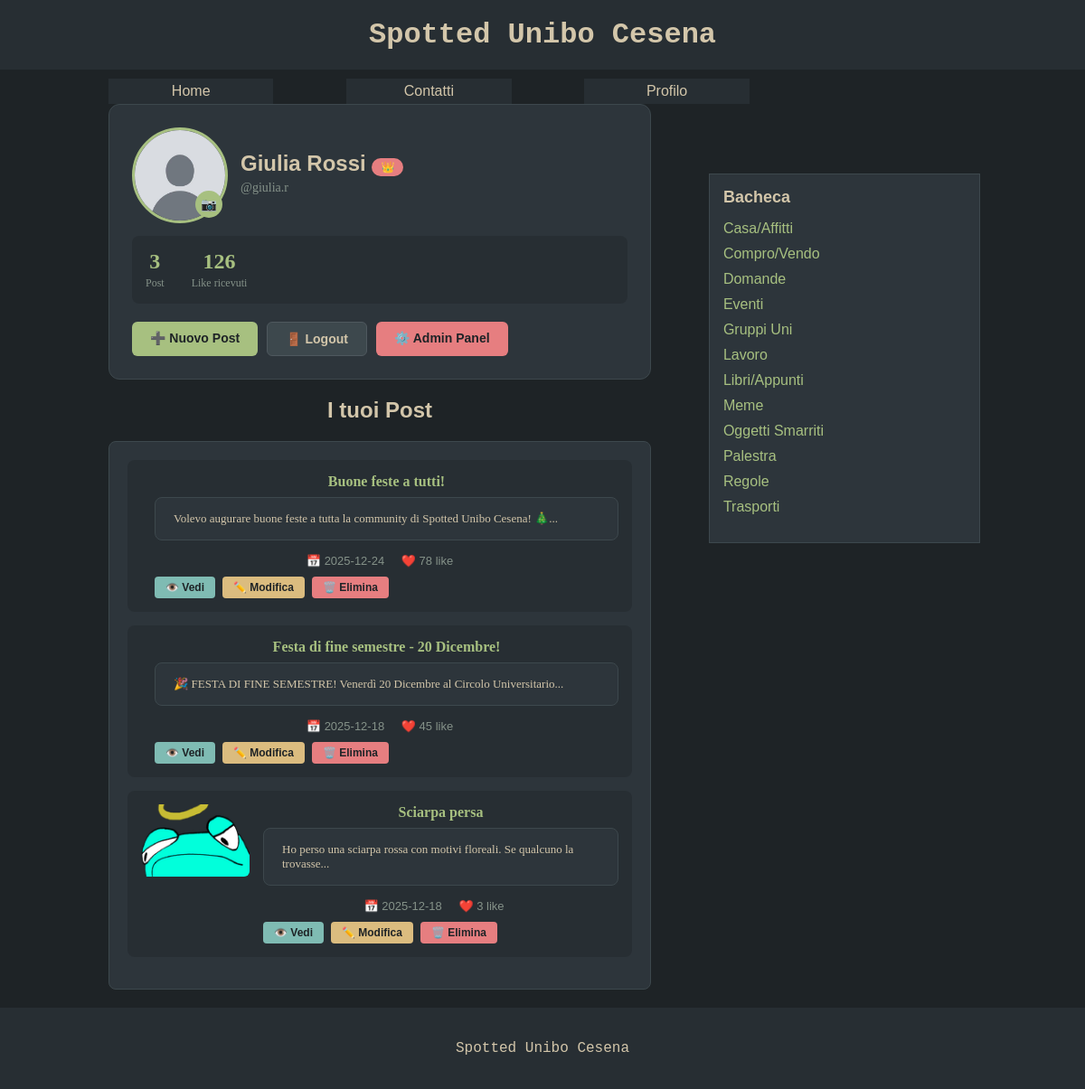
The page /profilo.php (signed in) on the database its author committed.
### tables this page shows
CREATE TABLE IF NOT EXISTS `utente` (
  `idutente` INT NOT NULL AUTO_INCREMENT,
  `username` VARCHAR(100) NOT NULL,
  `password` VARCHAR(512) NOT NULL,
  `nome` VARCHAR(45) NOT NULL,
  `attivo` TINYINT NULL DEFAULT 0,
  `amministratore` TINYINT NULL DEFAULT 0,
  `imgprofilo` VARCHAR(100) DEFAULT 'default-avatar.png',
  PRIMARY KEY (`idutente`)
);

CREATE TABLE IF NOT EXISTS `post` (
  `idpost` INT NOT NULL AUTO_INCREMENT,
  `titolopost` VARCHAR(100) NOT NULL,
  `testopost` MEDIUMTEXT NOT NULL,
  `datapost` DATE NOT NULL,
  `anteprimapost` TINYTEXT NOT NULL,
  `imgpost` VARCHAR(100) NOT NULL,
  `likes` INT NOT NULL DEFAULT 0,
  `anonimo` TINYINT NOT NULL DEFAULT 0,
  `utente` INT NOT NULL,
  PRIMARY KEY (`idpost`),
  INDEX `fk_post_utente_idx` (`utente` ASC),
  CONSTRAINT `fk_post_utente`
    FOREIGN KEY (`utente`)
    REFERENCES `utente` (`idutente`)
    ON DELETE NO ACTION
    ON UPDATE NO ACTION
);

CREATE TABLE IF NOT EXISTS `tag` (
  `idtag` INT NOT NULL AUTO_INCREMENT,
  `nometag` VARCHAR(50) NOT NULL,
  PRIMARY KEY (`idtag`),
  UNIQUE INDEX `nometag_UNIQUE` (`nometag` ASC)
);

### profilo.php (called while the page is built, shortened)
<?php
require_once 'bootstrap.php';
$viewingOther = isset($_GET["id"]) && is_numeric($_GET["id"]);
$profileUserId = $viewingOther ? intval($_GET["id"]) : (isUserLoggedIn() ? $_SESSION["idutente"] : null);
$profileUser = $dbh->getUserById($profileUserId);
$templateParams["titolo"] = "Spotted Unibo Cesena - Profilo di " . $profileUser["nome"];
$templateParams["js"] = array("js/main.js");
$isOwnProfile = isUserLoggedIn() && $_SESSION["idutente"] == $profileUserId;
$templateParams["user"] = $profileUser;
$templateParams["isOwnProfile"] = $isOwnProfile;
$templateParams["posts"] = $dbh->getPostByUserId($profileUserId);
$templateParams["postCount"] = $dbh->countUserPosts($profileUserId);
$templateParams["likesReceived"] = $dbh->countUserLikesReceived($profileUserId);
$templateParams["nome"] = "profilo.php";
require 'template/base.php';
?>

### utils/functions.php (called while the page is built, shortened)
<?php
function isUserLoggedIn(){
    return !empty($_SESSION['idutente']);
}
function isUserAdmin(){
    return !empty($_SESSION['amministratore']) && $_SESSION['amministratore'] == 1;
}
?>

### db/database.php (called while the page is built, shortened)
<?php
class DatabaseHelper{
    private $db;
    public function __construct($servername, $username, $password, $dbname, $port){
        $this->db = new mysqli($servername, $username, $password, $dbname, $port);
    }
    public function getPostByUserId($id){
        $query = "SELECT idpost, titolopost, imgpost, anteprimapost, datapost, likes, anonimo FROM post WHERE utente=? ORDER BY datapost DESC";
        $stmt = $this->db->prepare($query);
        $stmt->bind_param('i', $id);
        $stmt->execute();
        $result = $stmt->get_result();
        return $result->fetch_all(MYSQLI_ASSOC);
    }
    public function getUserById($id){
        $query = "SELECT idutente, username, nome, imgprofilo, amministratore FROM utente WHERE idutente=?";
        $stmt = $this->db->prepare($query);
        $stmt->bind_param('i', $id);
        $stmt->execute();
        $result = $stmt->get_result();
        return $result->fetch_assoc();
    }
    public function countUserPosts($idutente){
        $query = "SELECT COUNT(*) as count FROM post WHERE utente = ?";
        $stmt = $this->db->prepare($query);
        $stmt->bind_param('i', $idutente);
        $stmt->execute();
        $result = $stmt->get_result();
        $row = $result->fetch_assoc();
        return $row['count'];
    }
    public function countUserLikesReceived($idutente){
        $query = "SELECT COALESCE(SUM(likes), 0) as total FROM post WHERE utente = ?";
        $stmt = $this->db->prepare($query);
        $stmt->bind_param('i', $idutente);
        $stmt->execute();
        $result = $stmt->get_result();
        $row = $result->fetch_assoc();
        return $row['total'];
    }
    public function getTags(){
        $query = "SELECT idtag, nometag FROM tag ORDER BY nometag ASC";
        $stmt = $this->db->prepare($query);
        $stmt->execute();
        $result = $stmt->get_result();
        return $result->fetch_all(MYSQLI_ASSOC);
    }
}
?>

### bootstrap.php (called while the page is built, shortened)
<?php
require_once("utils/functions.php");
require_once("db/database.php");
$dbh = new DatabaseHelper("localhost", "root", "", "spotted_db", 3306);
?>

### template/profilo.php (the view, shortened to what this page needs)
<div class="profilo-container">
    <div class="profilo-header">
        <div class="profilo-avatar">
            <?php
            $imgProfilo = !empty($templateParams["user"]["imgprofilo"]) ? $templateParams["user"]["imgprofilo"] : "default-avatar.png";
            ?>
            <img src="<?php echo UPLOAD_DIR.$imgProfilo; ?>" alt="Avatar di <?php echo $templateParams["user"]["nome"]; ?>" />
            <?php if($templateParams["isOwnProfile"]): ?>
            <form action="profilo.php" method="POST" enctype="multipart/form-data" class="avatar-form">
                <label for="imgprofilo" class="avatar-edit-btn" title="Cambia immagine profilo">📷</label>
            </form>
            <?php endif; ?>
        </div>
        <div class="profilo-info">
            <h2>
                <?php echo $templateParams["user"]["nome"]; ?>
                <?php if($templateParams["user"]["amministratore"]): ?>
                <span class="admin-badge" title="Amministratore">👑</span>
                <?php endif; ?>
            </h2>
            <?php if($templateParams["isOwnProfile"]): ?>
            <p class="username">@<?php echo $_SESSION["username"]; ?></p>
            <?php endif; ?>
        </div>
    </div>
    <div class="profilo-stats">
        <div class="stat">
            <span class="stat-number"><?php echo $templateParams["postCount"]; ?></span>
            <span class="stat-label">Post</span>
        </div>
        <div class="stat">
            <span class="stat-number"><?php echo $templateParams["likesReceived"]; ?></span>
            <span class="stat-label">Like ricevuti</span>
        </div>
    </div>
    <?php if($templateParams["isOwnProfile"]): ?>
    <div class="profilo-actions">
        <a href="gestisci-posts.php?azione=1" class="btn btn-primary">➕ Nuovo Post</a>
        <a href="logout.php" class="btn btn-secondary">🚪 Logout</a>
        <?php if(isUserAdmin()): ?>
        <a href="admin.php" class="btn btn-admin">⚙️ Admin Panel</a>
        <?php endif; ?>
    </div>
    <?php endif; ?>
</div>
<h2><?php echo $templateParams["isOwnProfile"] ? "I tuoi Post" : "Post di " . $templateParams["user"]["nome"]; ?></h2>
<section class="profilo-posts">
    <?php if(count($templateParams["posts"]) == 0): ?>
        <?php if($templateParams["isOwnProfile"]): ?>
        <p class="no-posts">Non hai ancora creato nessun post. <a href="gestisci-posts.php?azione=1">Crea il tuo primo post!</a></p>
        <?php else: ?>
        <p class="no-posts">Questo utente non ha ancora creato nessun post.</p>
        <?php endif; ?>
    <?php else: ?>
        <?php foreach($templateParams["posts"] as $post): ?>
        <article class="post-item-profilo">
            <div class="post-image">
                <?php if(!empty($post["imgpost"])): ?>
                <img src="<?php echo UPLOAD_DIR.$post["imgpost"]; ?>" alt="<?php echo $post["titolopost"]; ?>" />
                <?php endif; ?>
            </div>
            <div class="post-content">
                <h3>
                    <?php echo $post["titolopost"]; ?>
                </h3>
                <p class="post-preview"><?php echo $post["anteprimapost"]; ?></p>
                <p class="post-meta">
                    <span class="post-date">📅 <?php echo $post["datapost"]; ?></span>
                    <span class="post-likes">❤️ <?php echo $post["likes"]; ?> like</span>
                </p>
                <div class="post-actions-profilo">
                    <a href="post.php?id=<?php echo $post["idpost"]; ?>" class="btn-small btn-view">👁️ Vedi</a>
                    <?php if($templateParams["isOwnProfile"]): ?>
                    <a href="gestisci-posts.php?azione=2&id=<?php echo $post["idpost"]; ?>" class="btn-small btn-edit">✏️ Modifica</a>
                    <a href="gestisci-posts.php?azione=3&id=<?php echo $post["idpost"]; ?>" class="btn-small btn-delete">🗑️ Elimina</a>
                    <?php endif; ?>
                </div>
            </div>
        </article>
        <?php endforeach; ?>
    <?php endif; ?>
</section>

### template/base.php (shortened to what this page needs)
<!DOCTYPE html>
<html lang="it">
<head>
    <link rel="stylesheet" href="./css/style.css" />
</head>
<body>
    <header>
        <h1>Spotted Unibo Cesena</h1>
    </header>
    <nav>
        <ul>
            <li><a href="index.php">Home</a></li>
            <li><a href="contatti.php">Contatti</a></li>
            <?php if(isUserLoggedIn()): ?>
            <li><a href="profilo.php">Profilo</a></li>
            <?php else: ?>
            <li><a href="login.php">Login</a></li>
            <?php endif; ?>
        </ul>
    </nav>
    <main>
    <?php
    if(isset($templateParams["nome"])){
        require("template/".$templateParams["nome"]);
    }
    ?>
    </main>
    <aside>
        <section>
            <h2>Bacheca</h2>
            <ul>
                <?php
                $tags = $dbh->getTags();
                foreach($tags as $tag):
                ?>
                <li><a href="tag.php?id=<?php echo $tag["idtag"]; ?>"><?php echo $tag["nometag"]; ?></a></li>
                <?php endforeach; ?>
            </ul>
        </section>
    </aside>
    <footer>
        <p>Spotted Unibo Cesena</p>
    </footer>
</body>
</html>

### rows shown on the page
utente: imgprofilo (placeholder picture), nome "Giulia Rossi"
post: titolopost "Buone feste a tutti!", anteprimapost "Volevo augurare buone feste a tutta la community di Spotted Unibo Cesena! 🎄...", datapost "2025-12-24", likes "78"
post: titolopost "Festa di fine semestre - 20 Dicembre!", anteprimapost "🎉 FESTA DI FINE SEMESTRE! Venerdì 20 Dicembre al Circolo Universitario...", datapost "2025-12-18", likes "45"
post: imgpost (picture), titolopost "Sciarpa persa", anteprimapost "Ho perso una sciarpa rossa con motivi floreali. Se qualcuno la trovasse...", datapost "2025-12-18", likes "3"
tag: nometag "Casa/Affitti"
tag: nometag "Compro/Vendo"
tag: nometag "Domande"
tag: nometag "Eventi"
tag: nometag "Gruppi Uni"
tag: nometag "Lavoro"
tag: nometag "Libri/Appunti"
tag: nometag "Meme"
tag: nometag "Oggetti Smarriti"
tag: nometag "Palestra"
tag: nometag "Regole"
tag: nometag "Trasporti"

### other values the page prints
$_SESSION["username"] "giulia.r"
$templateParams["postCount"] "3"
$templateParams["likesReceived"] "126"
